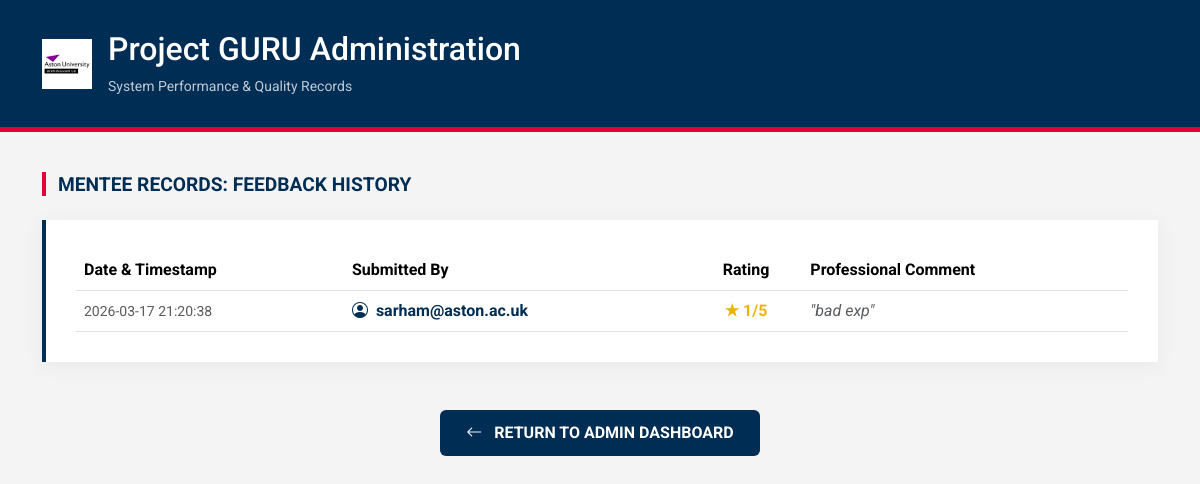
The page /feedback_history/2850/mentee (signed in) on the database as committed earlier.
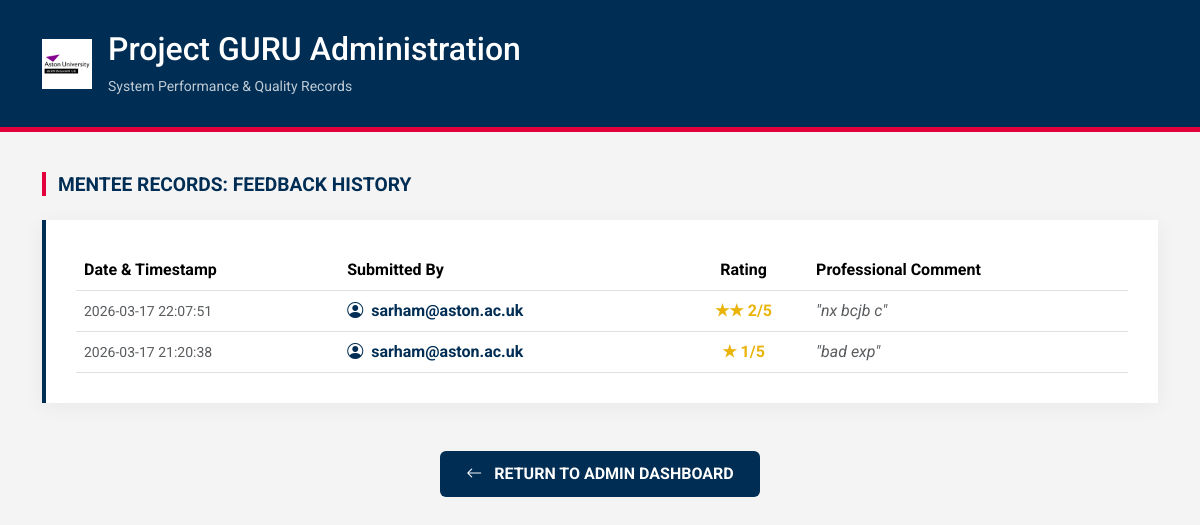
The same page on the database as committed later.
### tables this page shows
CREATE TABLE feedback (
    id INTEGER PRIMARY KEY AUTOINCREMENT,
    match_id INTEGER,
    from_user INTEGER,
    to_user INTEGER,
    rating INTEGER,
    comment TEXT
, created_at TEXT);

CREATE TABLE users (
    id INTEGER PRIMARY KEY AUTOINCREMENT,
    email TEXT UNIQUE,
    password TEXT,
    role TEXT,
    level TEXT,
    experience TEXT,
    domain TEXT,
    availability TEXT,
    location TEXT,
    status TEXT
, verification_code TEXT, is_verified INTEGER DEFAULT 0, reset_code TEXT);

### app.py (the view)
@app.route("/feedback_history/<int:match_id>/<role>")
def feedback_history(match_id, role):
    if not session.get("admin_logged_in"):
        return redirect("/admin_login")
    conn = get_db()
    match = conn.execute("""
        SELECT m.*,
               u1.email AS mentor_email,
               u2.email AS mentee_email
        FROM matches m
        JOIN users u1 ON m.mentor_id = u1.id
        JOIN users u2 ON m.mentee_id = u2.id
        WHERE m.id=?
    """, (match_id,)).fetchone()
    if not match:
        conn.close()
        return redirect("/admin")
    if role == "mentor":
        feedbacks = conn.execute("""
            SELECT f.*, u.email AS from_email
            FROM feedback f
            JOIN users u ON f.from_user = u.id
            WHERE f.match_id=? AND f.from_user=?
            ORDER BY f.created_at DESC
        """, (match_id, match["mentor_id"])).fetchall()
    else:
        feedbacks = conn.execute("""
            SELECT f.*, u.email AS from_email
            FROM feedback f
            JOIN users u ON f.from_user = u.id
            WHERE f.match_id=? AND f.from_user=?
            ORDER BY f.created_at DESC
        """, (match_id, match["mentee_id"])).fetchall()
    conn.close()
    return render_template(
        "feedback_history.html",
        match=match,
        feedbacks=feedbacks,
        role=role
    )

### app.py (called while the page is built)
def get_db():
    conn = sqlite3.connect("database.db", timeout=30)
    conn.row_factory = sqlite3.Row
    return conn

### templates/feedback_history.html (shortened to what this page needs)
<!DOCTYPE html>
<html lang="en">
<head>
    <link href="https://cdn.jsdelivr.net/npm/bootstrap@5.3.2/dist/css/bootstrap.min.css" rel="stylesheet">
    <link rel="stylesheet" href="https://cdn.jsdelivr.net/npm/bootstrap-icons@1.11.3/font/bootstrap-icons.min.css">
</head>
<body>
<header class="admin-header">
    <div class="container d-flex align-items-center">
        <img src="{{ url_for('static', filename='aston_logo.png') }}" height="50" class="me-3">
        <div>
            <h2>Project GURU Administration</h2>
            <p class="mb-0 opacity-75 small">System Performance & Quality Records</p>
        </div>
    </div>
</header>
<div class="container pb-5">
    <div class="d-flex justify-content-between align-items-end mb-4">
        <h4 class="section-title mb-0">
            {{ role|capitalize }} Records: Feedback History
        </h4>
    </div>
    <div class="feedback-card">
        {% if feedbacks and feedbacks|length > 0 %}
        <div class="table-responsive">
            <table class="table table-hover align-middle mb-0">
                <thead>
                    <tr>
                        <th>Date & Timestamp</th>
                        <th>Submitted By</th>
                        <th class="text-center">Rating</th>
                        <th>Professional Comment</th>
                    </tr>
                </thead>
                <tbody>
                    {% for f in feedbacks %}
                    <tr>
                        <td class="text-muted small">
                            {{ f.created_at if f.created_at else "Not recorded" }}
                        </td>
                        <td>
                            <span class="fw-bold" style="color: var(--aston-navy);">
                                <i class="bi bi-person-circle me-1"></i>
                                {{ f.from_email if f.from_email else "Unknown user" }}
                            </span>
                        </td>
                        <td class="text-center">
                            {% if f.rating %}
                            <span class="rating-star">
                                {% for i in range(f.rating|int) %}★{% endfor %}
                                {{ f.rating }}/5
                            </span>
                            {% else %}
                            <span class="text-muted">—</span>
                            {% endif %}
                        </td>
                        <td class="text-muted">
                            {% if f.comment %}
                                <em>"{{ f.comment }}"</em>
                            {% else %}
                                <em>No qualitative feedback provided.</em>
                            {% endif %}
                        </td>
                    </tr>
                    {% endfor %}
                </tbody>
            </table>
        </div>
        {% endif %}
    </div>
    <div class="text-center mt-5">
        <a href="/admin" class="btn btn-aston-navy">
            <i class="bi bi-arrow-left me-2"></i>
            Return to Admin Dashboard
        </a>
    </div>
</div>
</body>
</html>

### templates/feedback_history.html (style rules this page uses)
:root { --aston-navy: #002d54; --aston-red: #e4003a; --aston-grey: #f4f4f4; --aston-dark-grey: #333333; }
body { background-color: var(--aston-grey); font-family: 'Roboto', Arial, sans-serif; color: var(--aston-dark-grey); }
.admin-header { background-color: var(--aston-navy); color: white; padding: 30px 0; border-bottom: 5px solid var(--aston-red); margin-bottom: 40px; }
.section-title { color: var(--aston-navy); font-weight: 700; text-transform: uppercase; font-size: 1.2rem; margin-bottom: 25px; display: flex; align-items: center; }
.section-title::before { content: ""; display: inline-block; width: 4px; height: 24px; background: var(--aston-red); margin-right: 12px; }
.feedback-card { background: white; padding: 30px; box-shadow: 0 4px 20px rgba(0,0,0,0.05); border-left: 4px solid var(--aston-navy); }
.table thead { background-color: var(--aston-navy); color: white; }
.rating-star { color: #eab308; font-weight: 700; }
.btn-aston-navy { background-color: var(--aston-navy); color: white; font-weight: 700; text-transform: uppercase; padding: 10px 25px; }

Rows that differ between the two databases and show on the page:
added feedback: created_at "2026-03-17 22:07:51", email "sarham@aston.ac.uk", rating "2", comment "nx bcjb c"
